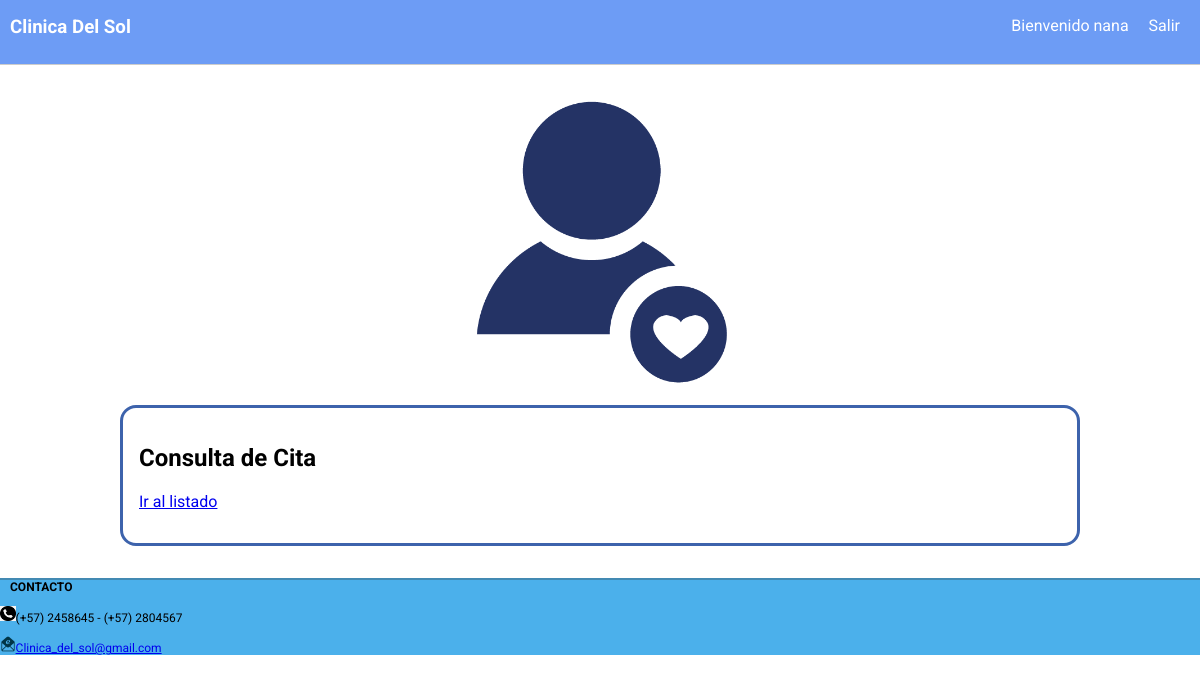
Before: /sesion/usuario/ver_citas/2021-10-25 12:30:00 (signed in) with the older database file.
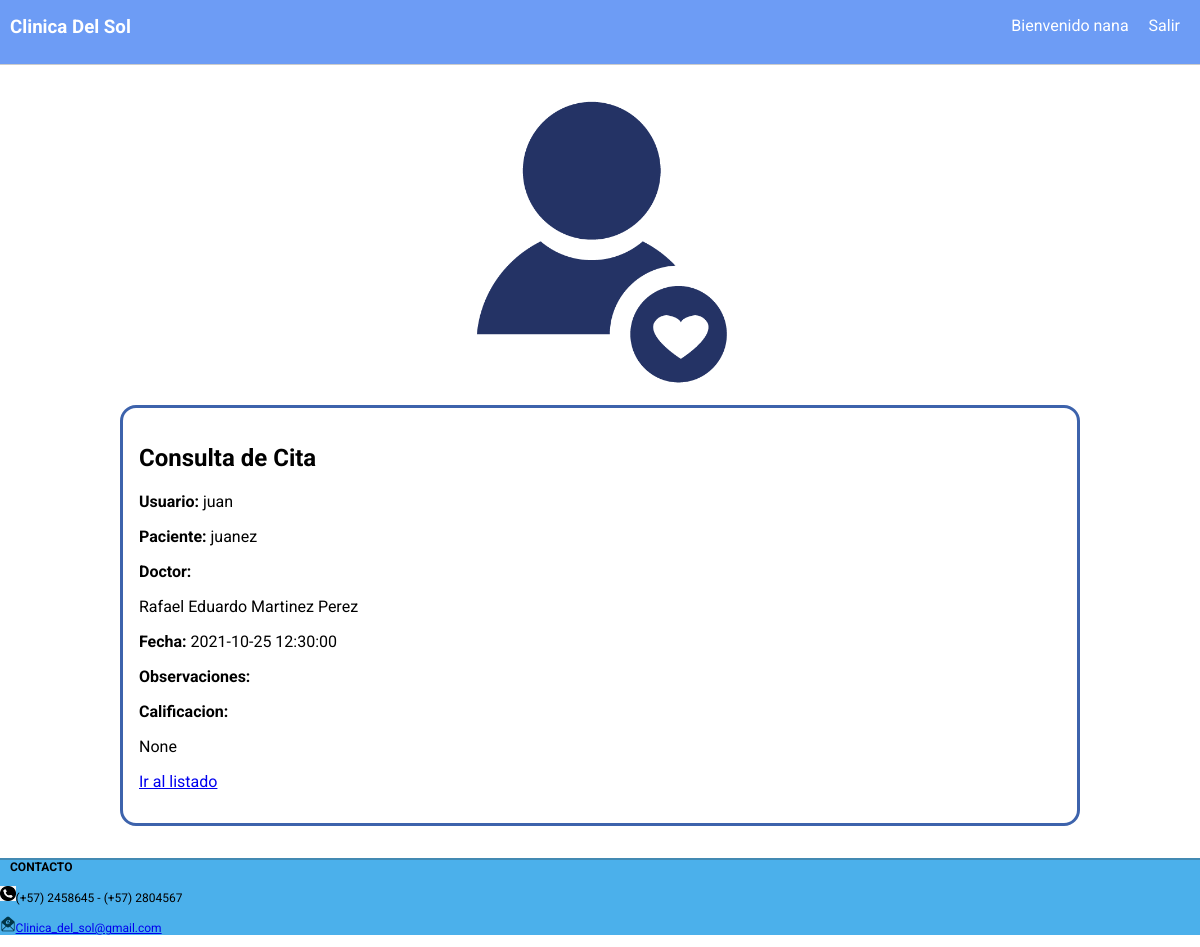
After: the same page with the newer database file.
### tables this page shows
CREATE TABLE citas (id INTEGER PRIMARY KEY AUTOINCREMENT NOT NULL, usuario CHAR (150) NOT NULL, paciente CHAR (100) NOT NULL, doctor CHAR (150) NOT NULL, fecha CHAR (500) NOT NULL UNIQUE, observaciones CHAR (150), calificacion CHAR (10));

### app.py (the view)
@app.route('/sesion/usuario/ver_citas/<fecha>', methods=["GET"])
@login_required
def get_mensaje(fecha):
    nombre_usuario = session.get('nombre_usuario')
    objeto_mensaje = citas.cargar(fecha)
    if objeto_mensaje:
        return render_template('ver_mensaje.html',item=objeto_mensaje, aver=session.get('nombre_usuario'))
    return render_template('ver_mensaje.html', aver=nombre_usuario)

### app.py (called while the page is built)
def login_required(view):
    @functools.wraps(view)
    def wrapped_view(**kwargs):
        if g.user is None:
            return redirect( url_for('sesion') )
        return view(**kwargs)
    return wrapped_view

@app.before_request
def cargar_usuario_autenticado():
    nombre_usuario = session.get('nombre_usuario')
    if nombre_usuario is None:
        g.user = None
    else:
        g.user = paciente.cargar(nombre_usuario)

@app.before_request
def cargar_medico_autenticado():
    nombre_usuario = session.get('nombre_usuario')
    if nombre_usuario is None:
        g.medic = None
    else:
        g.medic = paciente.cargar2(nombre_usuario)

@app.before_request
def cargar_admin_autenticado():
    nombre_usuario = session.get('nombre_usuario')
    if nombre_usuario is None:
        g.admin = None
    else:
        g.admin = paciente.cargaradmin(nombre_usuario)

### db.py (called while the page is built)
def conectar():
    try:
        conn = sqlite3.connect('db/clinica.db')
        return conn
    except Error as err:
        print("Ocurrió un error al establecer la conexión: " + str(err))
        return None

### templates/ver_mensaje.html (shortened to what this page needs)
{% extends 'layout.html' %}
{% block contenido %}
<div class="formulario">
    <h2>Consulta de Cita</h2>
    {% if item %}
        <div class="grupo">
            <label>Usuario:</label>
            {{ item.usuario }}
        </div>
        <div class="grupo">
            <label>Paciente:</label>
            {{ item.paciente }}
        </div>
        <div class="grupo">
            <label>Doctor:</label>
            <p>{{ item.doctor }}</p>
        </div>
        <div class="grupo">
            <label>Fecha:</label>
            {{ item.fecha }}
        </div>
        <div class="grupo">
            <label>Observaciones:</label>
        </div>
        <div class="grupo">
            <label>Calificacion:</label>
            <p>{{ item.calificacion }}</p>
        </div>
    {% else %}
        <div class="grupo">
            {% if error %}
                {{ error }}
            {% endif %}
        </div>
    {% endif %}
    <div class="grupo">
        <a href="{{ url_for('get_listado_mensajes') }}">Ir al listado</a>
    </div>
</div>
{% endblock%}

Changed rows visible on the page:
added citas: usuario "juan", paciente "juanez", doctor "Rafael Eduardo Martinez Perez", fecha "2021-10-25 12:30:00"
Other visible differences:
{{ item.calificacion }}: (not shown) → "None"
text now shown: "Usuario: Paciente: Doctor: Fecha: Observaciones: Calificacion:"
